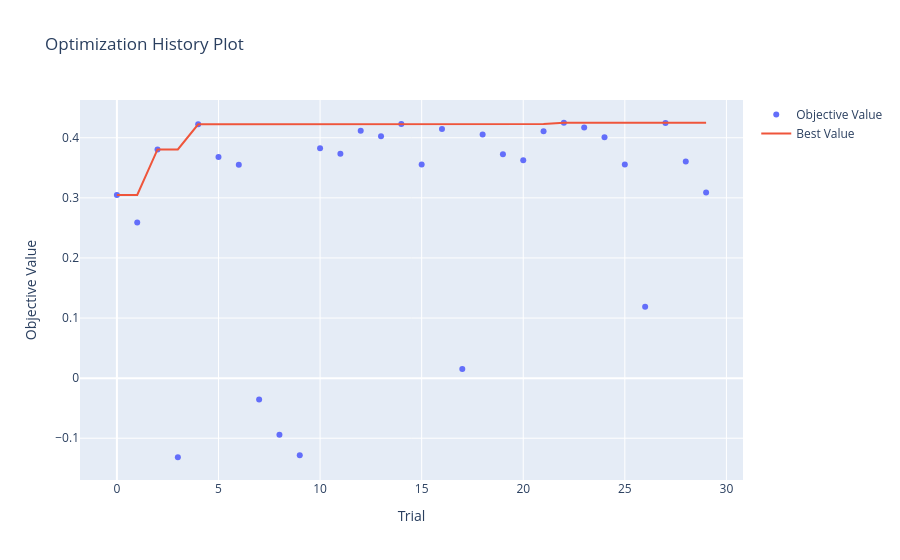

The cell this chart's notebook holds for it:
### Markdown cell above
### Optimisation diagnostics

The following plots assess the quality and convergence of each Bayesian optimisation study:

- **Optimisation history**: the best observed objective (R²) after each trial — a flattening curve indicates convergence.
- **Parameter importances**: which hyperparameters contributed most to the variance in objective values, computed via functional ANOVA on the Optuna study.

### Code cell
optuna.visualization.plot_optimization_history(study_svm)

### Figure 1 — Plotly figure (JSON) as saved in the notebook; plotly's stock layout.template omitted (floating-point values rounded to 4 significant figures)
{"data": [{"mode": "markers", "name": "Objective Value", "type": "scatter", "x": [0, 1, 2, 3, 4, 5, 6, 7, 8, 9, 10, 11, 12, 13, 14, 15, 16, 17, 18, 19, 20, 21, 22, 23, 24, 25, 26, 27, 28, 29], "y": [0.3047, 0.2592, 0.3807, -0.1317, 0.4225, 0.368, 0.355, -0.03538, -0.09406, -0.1285, 0.3827, 0.3735, 0.4116, 0.4027, 0.4228, 0.3553, 0.4144, 0.01523, 0.4053, 0.3725, 0.3627, 0.411, 0.425, 0.4171, 0.4009, 0.3553, 0.1188, 0.4244, 0.3604, 0.3091]}, {"mode": "lines", "name": "Best Value", "type": "scatter", "x": [0, 1, 2, 3, 4, 5, 6, 7, 8, 9, 10, 11, 12, 13, 14, 15, 16, 17, 18, 19, 20, 21, 22, 23, 24, 25, 26, 27, 28, 29], "y": [0.3047, 0.3047, 0.3807, 0.3807, 0.4225, 0.4225, 0.4225, 0.4225, 0.4225, 0.4225, 0.4225, 0.4225, 0.4225, 0.4225, 0.4228, 0.4228, 0.4228, 0.4228, 0.4228, 0.4228, 0.4228, 0.4228, 0.425, 0.425, 0.425, 0.425, 0.425, 0.425, 0.425, 0.425]}, {"marker": {"color": "#cccccc"}, "mode": "markers", "name": "Infeasible Trial", "showlegend": false, "type": "scatter", "x": [], "y": []}], "layout": {"title": {"text": "Optimization History Plot"}, "xaxis": {"title": {"text": "Trial"}}, "yaxis": {"title": {"text": "Objective Value"}}}}
